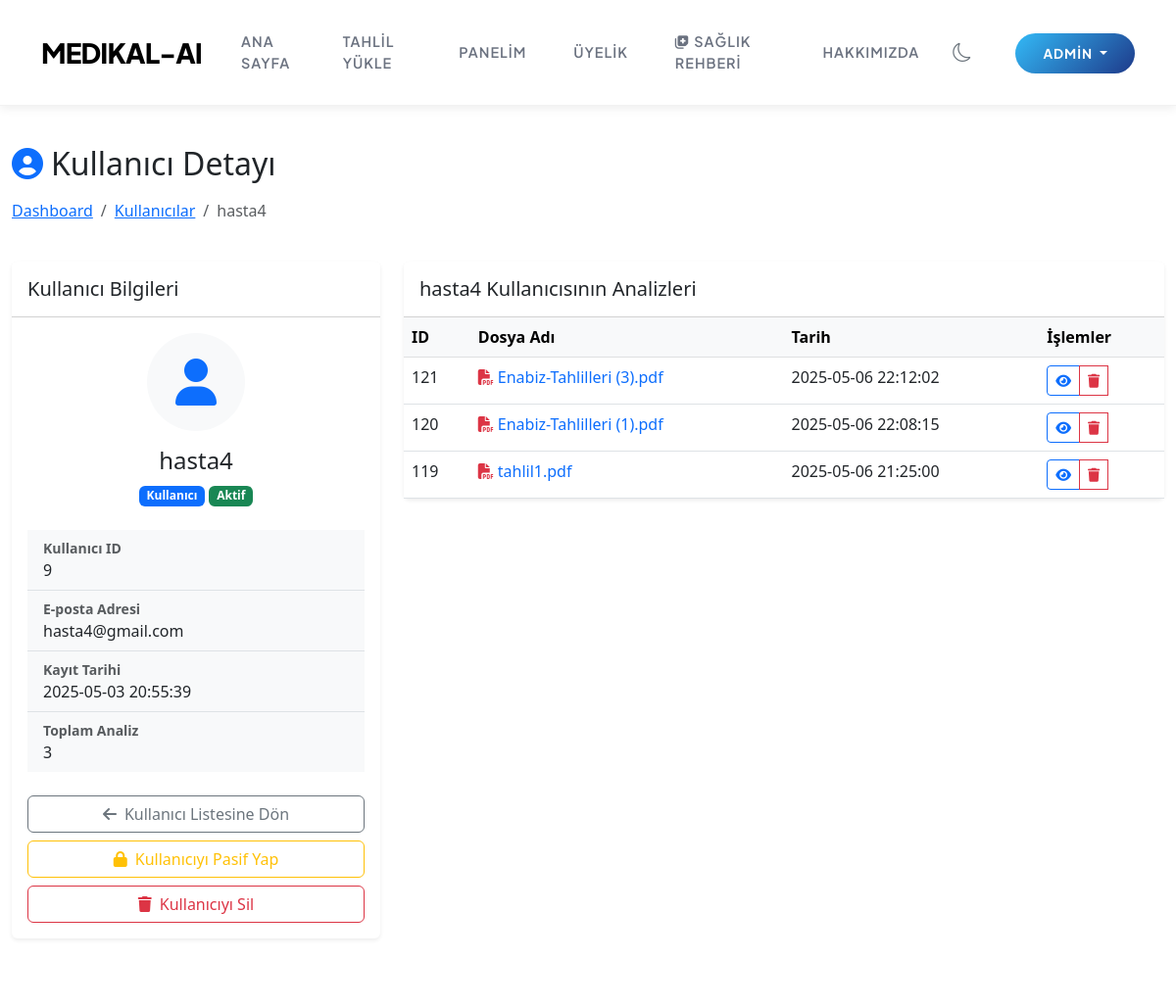
Before: /admin/users/9 (signed in, upper part) with the older database file.
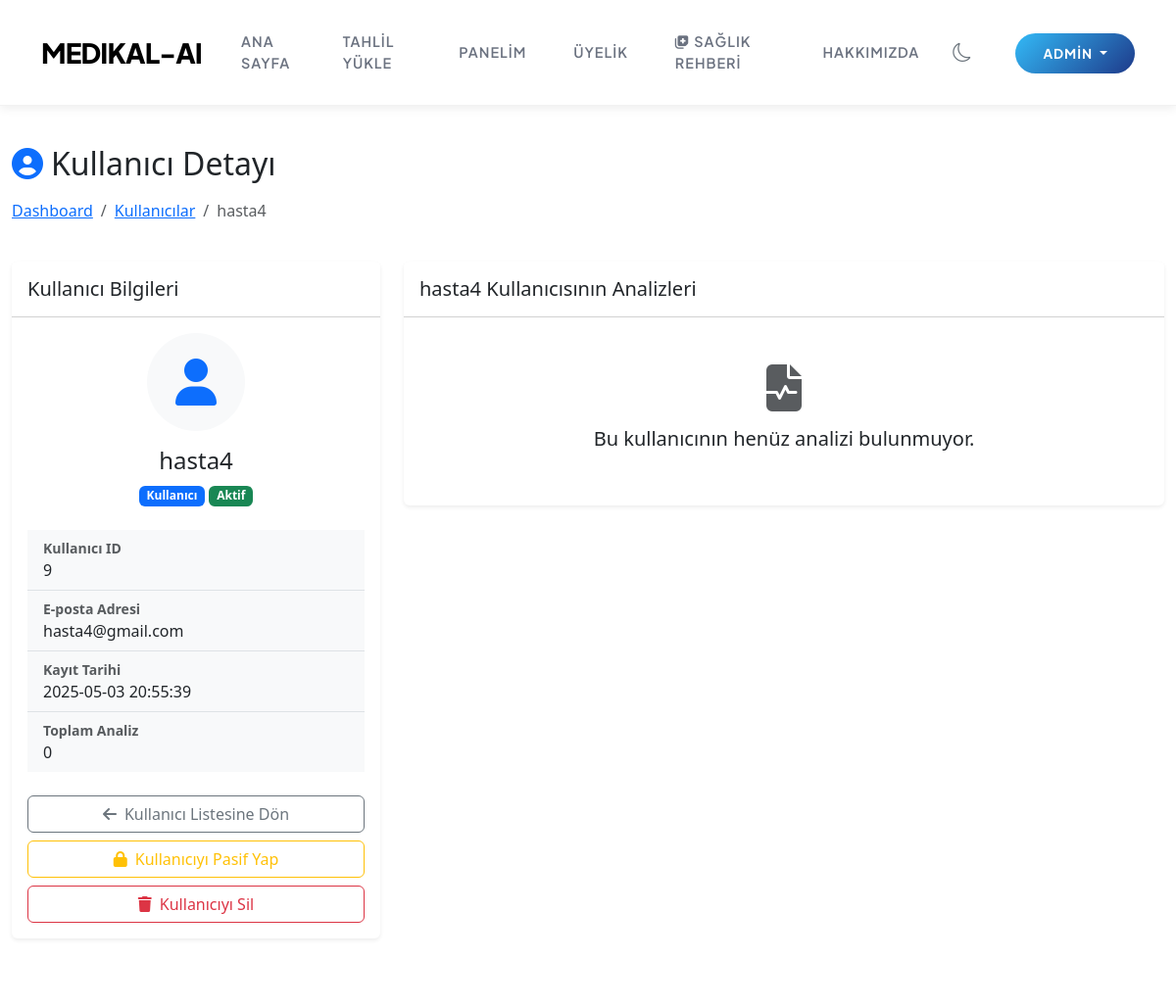
After: the same page with the newer database file.
### tables this page shows
CREATE TABLE users (
        id INTEGER PRIMARY KEY AUTOINCREMENT,
        username TEXT UNIQUE NOT NULL,
        password TEXT NOT NULL,
        email TEXT UNIQUE NOT NULL,
        created_at TIMESTAMP DEFAULT CURRENT_TIMESTAMP
    , role TEXT DEFAULT 'user', is_active BOOLEAN DEFAULT 1, login_count INTEGER DEFAULT 0, subscription_plan TEXT DEFAULT 'free', stripe_customer_id TEXT, subscription_status TEXT DEFAULT 'active', subscription_end_date TIMESTAMP);

CREATE TABLE analyses (
        id INTEGER PRIMARY KEY AUTOINCREMENT,
        user_id INTEGER,
        file_name TEXT,
        analysis_text TEXT,
        analysis_result TEXT,
        created_at TIMESTAMP DEFAULT CURRENT_TIMESTAMP, analysis_json TEXT, analysis_type TEXT DEFAULT 'kan',
        FOREIGN KEY (user_id) REFERENCES users (id)
    );

### app.py (the view)
@app.route('/admin/users/<int:user_id>')
@admin_required
def admin_user_detail(user_id):
    conn = sqlite3.connect(DB_PATH)
    conn.row_factory = sqlite3.Row
    c = conn.cursor()
    c.execute("SELECT * FROM users WHERE id = ?", (user_id,))
    user = c.fetchone()
    if not user:
        conn.close()
        flash('Kullanıcı bulunamadı!', 'danger')
        return redirect(url_for('admin_users'))
    c.execute("SELECT * FROM analyses WHERE user_id = ? ORDER BY created_at DESC", (user_id,))
    analyses = c.fetchall()
    conn.close()
    return render_template('admin/user_detail.html', user=user, analyses=analyses)

### templates/admin/user_detail.html (shortened to what this page needs)
{% extends "layout.html" %}
{% block content %}
<div class="container-fluid py-4">
    <div class="row mb-4">
        <div class="col-md-12">
            <h2 class="mb-3"><i class="fas fa-user-circle me-2 text-primary"></i>Kullanıcı Detayı</h2>
            <nav aria-label="breadcrumb">
                <ol class="breadcrumb">
                    <li class="breadcrumb-item"><a href="{{ url_for('admin_dashboard') }}">Dashboard</a></li>
                    <li class="breadcrumb-item"><a href="{{ url_for('admin_users') }}">Kullanıcılar</a></li>
                    <li class="breadcrumb-item active">{{ user.username }}</li>
                </ol>
            </nav>
        </div>
    </div>
    <div class="row g-4">
        <div class="col-md-4">
            <div class="card border-0 shadow-sm">
                <div class="card-header bg-white py-3">
                    <h5 class="mb-0">Kullanıcı Bilgileri</h5>
                </div>
                <div class="card-body">
                    <div class="text-center mb-4">
                        <div class="bg-light rounded-circle mx-auto mb-3 d-flex align-items-center justify-content-center" style="width: 100px; height: 100px;">
                            <i class="fas fa-user text-primary" style="font-size: 3rem;"></i>
                        </div>
                        <h4>{{ user.username }}</h4>
                        {% if user.role == 'admin' %}
                        <span class="badge bg-danger">Admin</span>
                        {% else %}
                        <span class="badge bg-primary">Kullanıcı</span>
                        {% endif %}
                        {% if user.is_active %}
                        <span class="badge bg-success">Aktif</span>
                        {% else %}
                        <span class="badge bg-danger">Pasif</span>
                        {% endif %}
                    </div>
                    <div class="list-group list-group-flush">
                        <div class="list-group-item bg-light">
                            <div class="fw-bold text-muted small">Kullanıcı ID</div>
                            <div>{{ user.id }}</div>
                        </div>
                        <div class="list-group-item bg-light">
                            <div class="fw-bold text-muted small">E-posta Adresi</div>
                            <div>{{ user.email }}</div>
                        </div>
                        <div class="list-group-item bg-light">
                            <div class="fw-bold text-muted small">Kayıt Tarihi</div>
                            <div>{{ user.created_at }}</div>
                        </div>
                        <div class="list-group-item bg-light">
                            <div class="fw-bold text-muted small">Toplam Analiz</div>
                            <div>{{ analyses|length }}</div>
                        </div>
                    </div>
                    <div class="d-grid gap-2 mt-4">
                        <a href="{{ url_for('admin_users') }}" class="btn btn-outline-secondary">
                            <i class="fas fa-arrow-left me-2"></i>Kullanıcı Listesine Dön
                        </a>
                        {% if user.id != 1 %}
                        <a href="{{ url_for('admin_toggle_user', user_id=user.id) }}" class="btn btn-outline-warning">
                            {% if user.is_active %}
                            <i class="fas fa-lock me-2"></i>Kullanıcıyı Pasif Yap
                            {% else %}
                            <i class="fas fa-lock-open me-2"></i>Kullanıcıyı Aktif Yap
                            {% endif %}
                        </a>
                        <button type="button" class="btn btn-outline-danger" data-bs-toggle="modal" data-bs-target="#deleteUserModal">
                            <i class="fas fa-trash me-2"></i>Kullanıcıyı Sil
                        </button>
                        {% endif %}
                    </div>
                </div>
            </div>
        </div>
        <div class="col-md-8">
            <div class="card border-0 shadow-sm">
                <div class="card-header bg-white py-3">
                    <h5 class="mb-0">{{ user.username }} Kullanıcısının Analizleri</h5>
                </div>
                <div class="card-body p-0">
                    {% if analyses %}
                    <div class="table-responsive">
                        <table class="table table-hover mb-0">
                            <thead class="table-light">
                                <tr>
                                    <th>ID</th>
                                    <th>Dosya Adı</th>
                                    <th>Tarih</th>
                                    <th>İşlemler</th>
                                </tr>
                            </thead>
                            <tbody>
                                {% for analysis in analyses %}
                                <tr>
                                    <td>{{ analysis.id }}</td>
                                    <td>
                                        <a href="{{ url_for('admin_analysis_detail', analysis_id=analysis.id) }}" class="text-decoration-none">
                                            <i class="fas fa-file-pdf text-danger me-1"></i>{{ analysis.file_name }}
                                        </a>
                                    </td>
                                    <td>{{ analysis.created_at }}</td>
                                    <td>
                                        <div class="btn-group btn-group-sm" role="group">
                                            <a href="{{ url_for('admin_analysis_detail', analysis_id=analysis.id) }}" class="btn btn-outline-primary" title="Görüntüle">
                                                <i class="fas fa-eye"></i>
                                            </a>
                                            <button type="button" class="btn btn-outline-danger" title="Sil" data-bs-toggle="modal" data-bs-target="#deleteModal{{ analysis.id }}">
                                                <i class="fas fa-trash"></i>
                                            </button>
                                        </div>
                                    </td>
                                </tr>
                                {% endfor %}
                            </tbody>
                        </table>
                    </div>
                    {% else %}
                    <div class="text-center py-5">
                        <i class="fas fa-file-medical-alt text-muted mb-3" style="font-size: 3rem;"></i>
                        <h5>Bu kullanıcının henüz analizi bulunmuyor.</h5>
                    </div>
                    {% endif %}
                </div>
            </div>
        </div>
    </div>
</div>
{% endblock %}

### templates/layout.html (shortened to what this page needs)
<!DOCTYPE html>
<html lang="tr" data-bs-theme="light">
<head>
    <link href="https://cdn.jsdelivr.net/npm/bootstrap@5.3.0/dist/css/bootstrap.min.css" rel="stylesheet">
    <link rel="stylesheet" href="https://cdn.jsdelivr.net/npm/bootstrap-icons@1.10.0/font/bootstrap-icons.css">
    <link rel="stylesheet" href="https://cdnjs.cloudflare.com/ajax/libs/font-awesome/6.4.0/css/all.min.css">
</head>
<body {% if is_new_user %}data-new-user="true"{% endif %}>
    <nav class="navbar navbar-expand-lg navbar-light sticky-top">
        <div class="container">
            <a class="navbar-brand" href="{{ url_for('index') }}">
                MEDIKAL-AI
            </a>
            <div class="collapse navbar-collapse" id="navbarNav">
                <ul class="navbar-nav">
                    <li class="nav-item">
                        <a class="nav-link {% if request.path == url_for('index') %}active{% endif %}" href="{{ url_for('index') }}">Ana Sayfa</a>
                    </li>
                    {% if session.user_id %}
                    <li class="nav-item">
                        <a class="nav-link {% if request.path == url_for('analyze') %}active{% endif %}" href="{{ url_for('analyze') }}">Tahlil Yükle</a>
                    </li>
                    <li class="nav-item">
                        <a class="nav-link {% if request.path == url_for('dashboard') %}active{% endif %}" href="{{ url_for('dashboard') }}">Panelim</a>
                    </li>
                    <li class="nav-item">
                        <a class="nav-link {% if request.path == url_for('subscription_plans') %}active{% endif %}" href="{{ url_for('subscription_plans') }}">Üyelik</a>
                    </li>
                    {% endif %}
                    <li class="nav-item">
                        <a class="nav-link {% if request.path.startswith('/blog') %}active{% endif %}" href="{{ url_for('blog') }}">
                            <i class="fas fa-notes-medical me-1"></i>Sağlık Rehberi
                        </a>
                    </li>
                    <li class="nav-item">
                        <a class="nav-link {% if request.path == url_for('about') %}active{% endif %}" href="{{ url_for('about') }}">Hakkımızda</a>
                    </li>
                    <li class="nav-item">
                        <button class="theme-toggle" id="theme-toggle" aria-label="Temayı değiştir">
                            <i class="bi bi-sun"></i>
                        </button>
                    </li>
                </ul>
                <div class="d-flex align-items-center ms-auto">
                    {% if not session.user_id %}
                    <a href="{{ url_for('register') }}" class="connect-btn">Başla</a>
                    {% else %}
                    <div class="dropdown">
                        <a class="connect-btn dropdown-toggle" href="#" role="button" data-bs-toggle="dropdown" aria-expanded="false">
                            {{ session.username }}
                        </a>
                    </div>
                    {% endif %}
                </div>
            </div>
        </div>
    </nav>
    <div class="content">
        {% block content %}{% endblock %}
    </div>
</body>
</html>

### templates/layout.html (style rules this page uses)
body { min-height: 100vh; display: flex; flex-direction: column; transition: background-color 0.3s ease, color 0.3s ease; }
.content { flex: 1; }
.navbar { padding: 20px 0; background-color: #ffffff !important; box-shadow: 0 2px 10px rgba(0,0,0,0.08); transition: all 0.3s ease; border-bottom: 1px solid rgba(0,0,0,0.05); }
.navbar-brand { font-weight: 800; font-size: 1.75rem; color: #000000 !important; text-decoration: none; letter-spacing: -0.8px; transition: all 0.3s ease; font-family: 'Plus Jakarta Sans', sans-serif; }
.navbar-nav { margin-left: auto; align-items: center; }
.navbar-nav .nav-link { font-weight: 600; font-size: 0.9rem; color: #6b7280 !important; padding: 12px 24px !important; transition: all 0.3s ease; text-transform: uppercase; letter-spacing: 1px; position: relative; font-family: 'Plus Jakarta Sans', sans-serif; }
.navbar-nav .nav-link::after { content: ''; position: absolute; bottom: 8px; left: 50%; width: 0; height: 2px; background: linear-gradient(135deg, #33baf7 0%, #1e3a8a 100%); transition: all 0.3s ease; transform: translateX(-50%); }
.connect-btn { background: linear-gradient(135deg, #33baf7 0%, #1e3a8a 100%) !important; color: white !important; padding: 12px 28px !important; border-radius: 50px !important; font-weight: 700 !important; font-size: 0.85rem !important; text-transform: uppercase !important; letter-spacing: 1px !important; border: none !important; transition: all 0.3s ease !important; margin-left: 20px !important; text-decoration: none !important; font-family: 'Plus Jakarta Sans', sans-serif; }
.theme-toggle { background: transparent; border: none; padding: 8px; border-radius: 50%; transition: all 0.3s ease; margin-right: 15px; }
.theme-toggle { cursor: pointer; padding: 5px 10px; border-radius: 50px; display: flex; align-items: center; transition: all 0.3s ease; border: none; background-color: transparent; }
.bi-moon { color: #6c757d; font-size: 1.2rem; }
[data-bs-theme="light"] .bi-moon { display: inline-block; }
@media (min-width: 992px) { .container { max-width: 1140px; } }

Changed rows visible on the page:
removed analyses: id "121", file_name "Enabiz-Tahlilleri (3).pdf", created_at "2025-05-06 22:12:02"
removed analyses: id "120", file_name "Enabiz-Tahlilleri (1).pdf", created_at "2025-05-06 22:08:15"
removed analyses: id "119", file_name "tahlil1.pdf", created_at "2025-05-06 21:25:00"
Other visible differences:
{{ analyses|length }}: "3" → "0"
text no longer shown: "ID Dosya Adı Tarih İşlemler"
text now shown: "Bu kullanıcının henüz analizi bulunmuyor."
